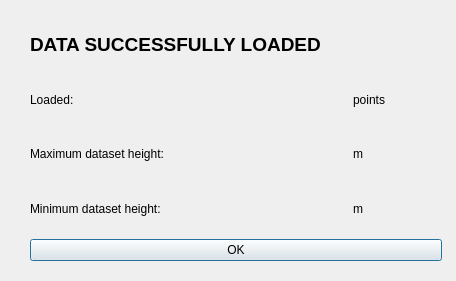
<?xml version="1.0" encoding="UTF-8"?>
<ui version="4.0">
 <class>Dialog</class>
 <widget class="QDialog" name="Dialog">
  <property name="geometry">
   <rect>
    <x>0</x>
    <y>0</y>
    <width>456</width>
    <height>281</height>
   </rect>
  </property>
  <property name="windowTitle">
   <string>Dialog</string>
  </property>
  <widget class="QWidget" name="">
   <property name="geometry">
    <rect>
     <x>30</x>
     <y>20</y>
     <width>412</width>
     <height>241</height>
    </rect>
   </property>
   <layout class="QVBoxLayout" name="verticalLayout">
    <item>
     <layout class="QGridLayout" name="gridLayout">
      <item row="1" column="0">
       <widget class="QLabel" name="label_2">
        <property name="text">
         <string>Loaded:</string>
        </property>
       </widget>
      </item>
      <item row="3" column="0">
       <widget class="QLabel" name="label_7">
        <property name="text">
         <string>Minimum dataset height:</string>
        </property>
       </widget>
      </item>
      <item row="3" column="3">
       <widget class="QLabel" name="label_6">
        <property name="text">
         <string>m</string>
        </property>
       </widget>
      </item>
      <item row="1" column="1" colspan="2">
       <widget class="QLabel" name="label_count">
        <property name="text">
         <string/>
        </property>
       </widget>
      </item>
      <item row="2" column="0">
       <widget class="QLabel" name="label_3">
        <property name="text">
         <string>Maximum dataset height:</string>
        </property>
       </widget>
      </item>
      <item row="1" column="3">
       <widget class="QLabel" name="label_4">
        <property name="text">
         <string>points</string>
        </property>
       </widget>
      </item>
      <item row="3" column="1" colspan="2">
       <widget class="QLabel" name="label_minz">
        <property name="text">
         <string/>
        </property>
       </widget>
      </item>
      <item row="2" column="1" colspan="2">
       <widget class="QLabel" name="label_maxz">
        <property name="text">
         <string/>
        </property>
       </widget>
      </item>
      <item row="2" column="3">
       <widget class="QLabel" name="label_5">
        <property name="text">
         <string>m</string>
        </property>
       </widget>
      </item>
      <item row="0" column="0" colspan="4">
       <widget class="QLabel" name="label">
        <property name="font">
         <font>
          <pointsize>14</pointsize>
          <bold>true</bold>
         </font>
        </property>
        <property name="text">
         <string>DATA SUCCESSFULLY LOADED</string>
        </property>
       </widget>
      </item>
     </layout>
    </item>
    <item>
     <widget class="QPushButton" name="pushButton">
      <property name="text">
       <string>OK</string>
      </property>
     </widget>
    </item>
   </layout>
  </widget>
 </widget>
 <resources/>
 <connections/>
</ui>
